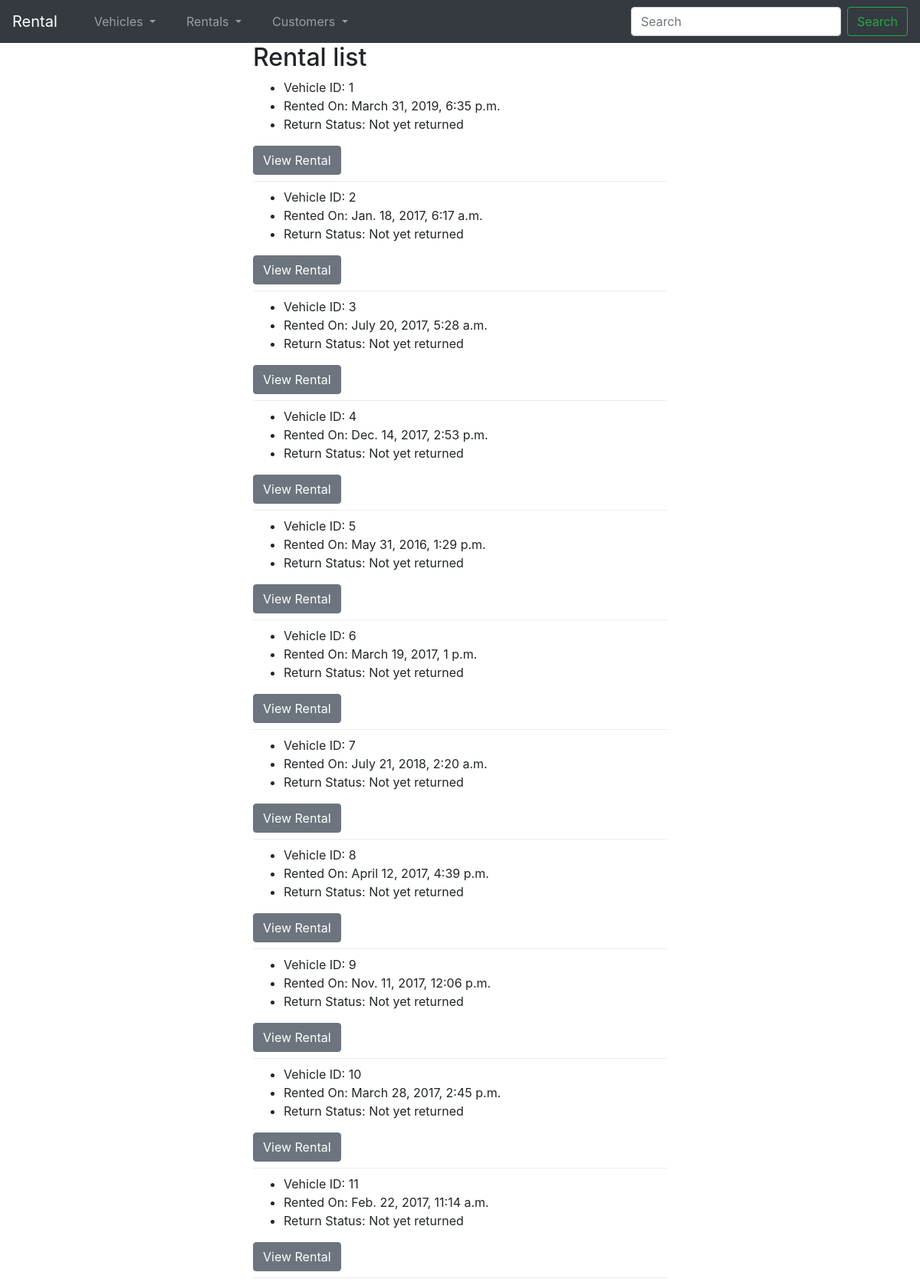
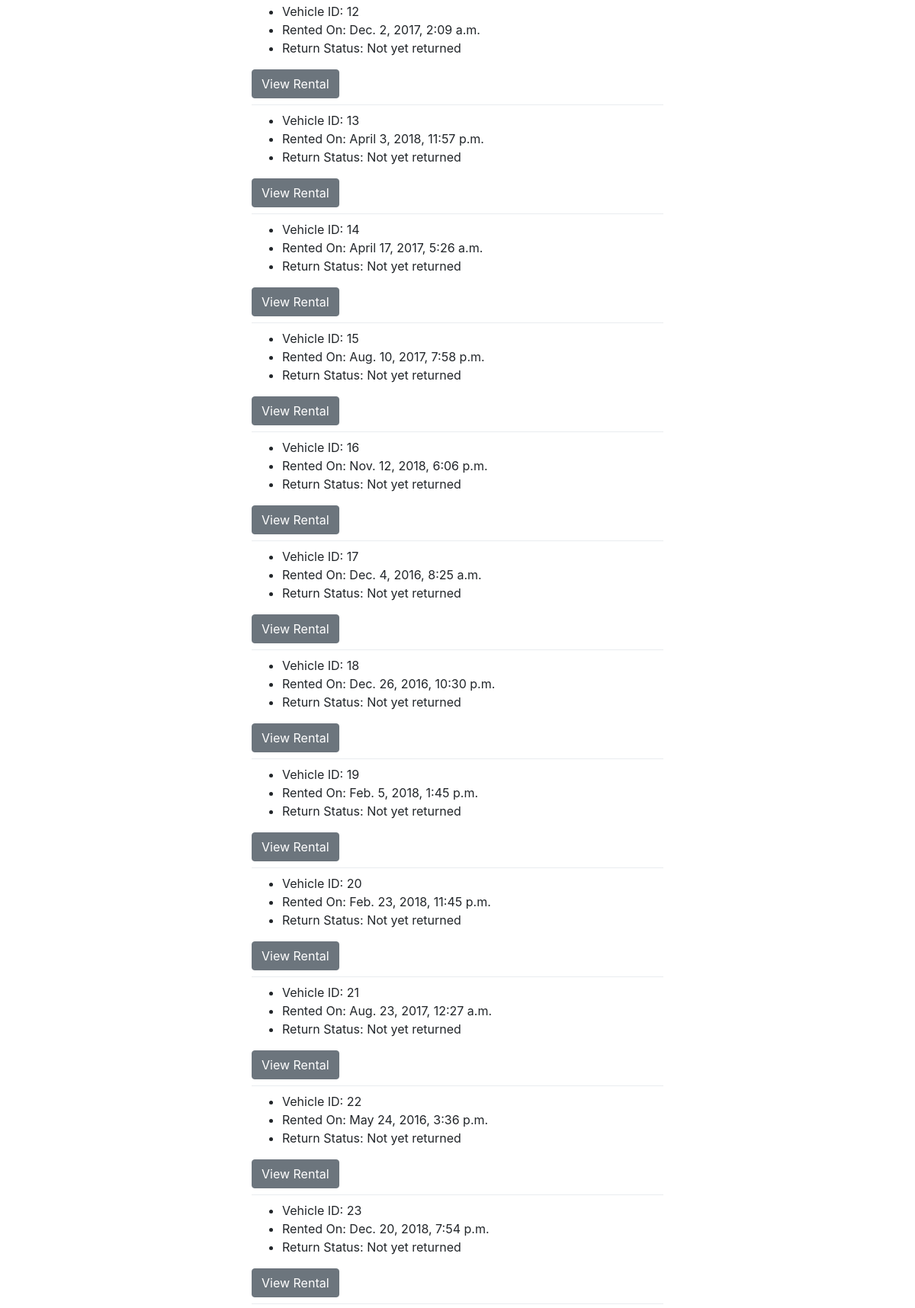
The app's page /rent/rental (upper part) with its own data (2 pictures, top to bottom).
### rent/models.py (models this page shows, shortened)
class Rental(models.Model):
	rental_date = models.DateTimeField()
	return_date = models.DateTimeField(null=True)
	customer = models.ForeignKey(Customer, on_delete=models.CASCADE)
	vehicle = models.ForeignKey(Vehicle, on_delete=models.CASCADE)

class Vehicle(models.Model):
	vehicle_type = models.ForeignKey(Vehicle_Type, on_delete=models.CASCADE)
	date_created =  models.DateTimeField()
	real_cost = models.IntegerField()
	size = models.ForeignKey(Vehicle_Size, on_delete=models.CASCADE)

### rent/views.py (the view)
# urls.py: path('rental', views.all_rentals, name='all_rentals'),
def all_rentals(request):
	rental_list = Rental.objects.all().order_by('return_date')
	print(rental_list)
	return render(request, 'all_rentals.html', {"rental_list" : rental_list})

### rent/templates/all_rentals.html (shortened to what this page needs)
{% extends "base.html" %}
{% block content %}
	<div class="container flex">
		<div class="row">
			<div class="col-3"></div>
			<div class="col-6">
				<h2>Rental list</h2>
				{% for rental in rental_list%}
				<ul>
					<li>Vehicle ID: {{rental.vehicle.id}}</li>
					<li>Rented On: {{rental.rental_date}}</li>
					{% if rental.return_date is None %}
						<li>Return Status: Not yet returned</li>
					{% else %}
						<li> Returned On: {{rental.return_date}}</li>
					{% endif %}
				</ul>
				<a class="btn btn-md btn-secondary" href="{% url 'rental' rental.id %}">View Rental</a>
				<br>
				<div class="dropdown-divider"></div>
				{% endfor %}
			</div>
			<div class="col-3"></div>
		</div>
	</div>
{% endblock %}

### records on screen
Rental: vehicle.id "1", rental_date "March 31, 2019, 6:35 p.m.", shows "Return Status: Not yet returned"
Rental: vehicle.id "2", rental_date "Jan. 18, 2017, 6:17 a.m.", shows "Return Status: Not yet returned"
Rental: vehicle.id "3", rental_date "July 20, 2017, 5:28 a.m.", shows "Return Status: Not yet returned"
Rental: vehicle.id "4", rental_date "Dec. 14, 2017, 2:53 p.m.", shows "Return Status: Not yet returned"
Rental: vehicle.id "5", rental_date "May 31, 2016, 1:29 p.m.", shows "Return Status: Not yet returned"
Rental: vehicle.id "6", rental_date "March 19, 2017, 1 p.m.", shows "Return Status: Not yet returned"
Rental: vehicle.id "7", rental_date "July 21, 2018, 2:20 a.m.", shows "Return Status: Not yet returned"
Rental: vehicle.id "8", rental_date "April 12, 2017, 4:39 p.m.", shows "Return Status: Not yet returned"
Rental: vehicle.id "9", rental_date "Nov. 11, 2017, 12:06 p.m.", shows "Return Status: Not yet returned"
Rental: vehicle.id "10", rental_date "March 28, 2017, 2:45 p.m.", shows "Return Status: Not yet returned"
Rental: vehicle.id "11", rental_date "Feb. 22, 2017, 11:14 a.m.", shows "Return Status: Not yet returned"
Rental: vehicle.id "12", rental_date "Dec. 2, 2017, 2:09 a.m.", shows "Return Status: Not yet returned"
Rental: vehicle.id "13", rental_date "April 3, 2018, 11:57 p.m.", shows "Return Status: Not yet returned"
Rental: vehicle.id "14", rental_date "April 17, 2017, 5:26 a.m.", shows "Return Status: Not yet returned"
Rental: vehicle.id "15", rental_date "Aug. 10, 2017, 7:58 p.m.", shows "Return Status: Not yet returned"
Rental: vehicle.id "16", rental_date "Nov. 12, 2018, 6:06 p.m.", shows "Return Status: Not yet returned"
Rental: vehicle.id "17", rental_date "Dec. 4, 2016, 8:25 a.m.", shows "Return Status: Not yet returned"
Rental: vehicle.id "18", rental_date "Dec. 26, 2016, 10:30 p.m.", shows "Return Status: Not yet returned"
Rental: vehicle.id "19", rental_date "Feb. 5, 2018, 1:45 p.m.", shows "Return Status: Not yet returned"
Rental: vehicle.id "20", rental_date "Feb. 23, 2018, 11:45 p.m.", shows "Return Status: Not yet returned"
Rental: vehicle.id "21", rental_date "Aug. 23, 2017, 12:27 a.m.", shows "Return Status: Not yet returned"
Rental: vehicle.id "22", rental_date "May 24, 2016, 3:36 p.m.", shows "Return Status: Not yet returned"
Rental: vehicle.id "23", rental_date "Dec. 20, 2018, 7:54 p.m.", shows "Return Status: Not yet returned"
